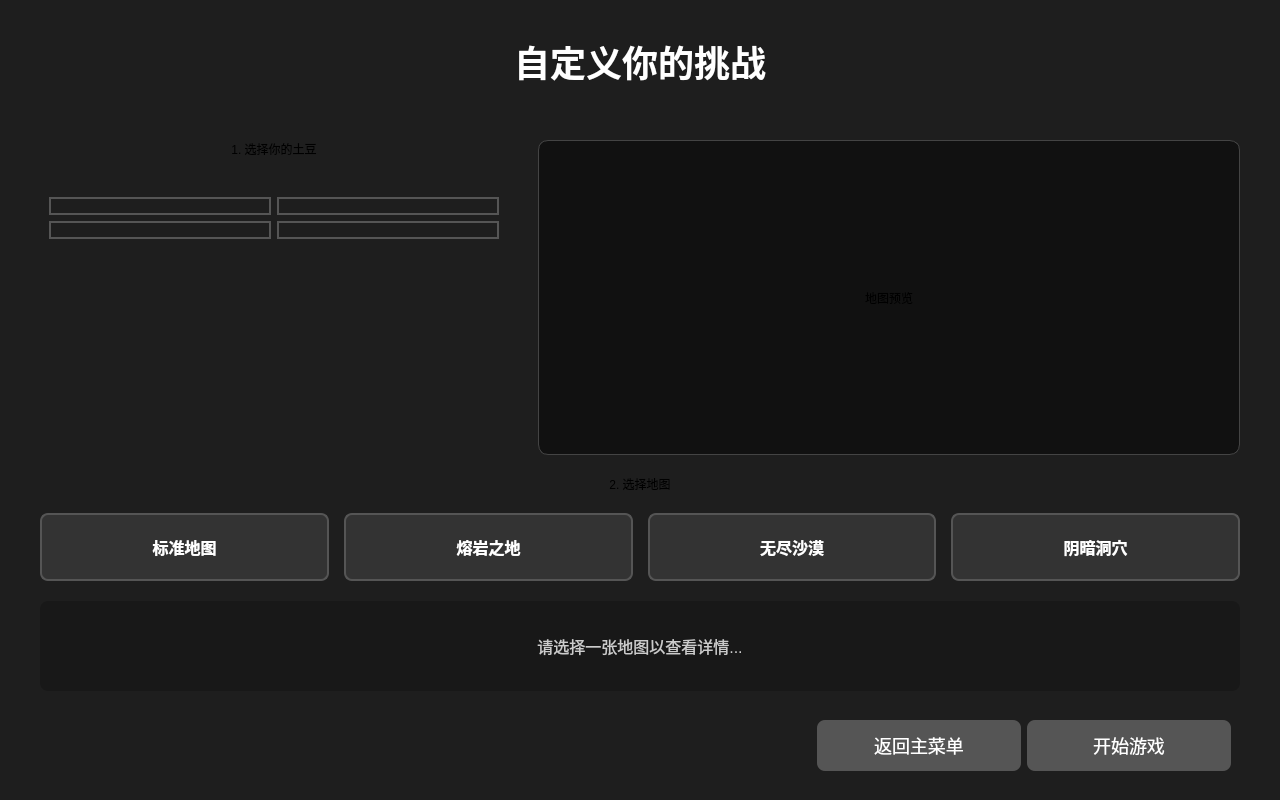
<?xml version="1.0" encoding="UTF-8"?>
<ui version="4.0">
 <class>Choose</class>
 <widget class="QWidget" name="Choose">
  <property name="geometry">
   <rect>
    <x>0</x>
    <y>0</y>
    <width>1280</width>
    <height>800</height>
   </rect>
  </property>
  <property name="windowTitle">
   <string>Form</string>
  </property>
  <property name="styleSheet">
   <string notr="true">QWidget#Choose {
    background-color: #1e1e1e;
    color: #f0f0f0;
}

/* 主要标题 */
QLabel#titleLabel {
    font-size: 36px;
    font-weight: bold;
    color: white;
    padding: 15px;
    border-bottom: 2px solid #444;
    margin-bottom: 15px;
}

/* 分区标题 */
QLabel.sectionTitleLabel {
    font-size: 22px;
    font-weight: bold;
    color: #FFD700; /* 金色标题 */
    margin-top: 10px;
    margin-bottom: 5px;
}

/* 角色按钮容器 */
#characterButtonsContainer QPushButton {
    background-color: transparent;
    border: 2px solid #555;
    border-radius: 10px;
}
#characterButtonsContainer QPushButton:hover {
    border-color: #888;
}
#characterButtonsContainer QPushButton:checked {
	background-color: rgba(255, 215, 0, 0.2); /* 选中时有淡金色背景 */
	border: 2px solid #FFD700;
}

/* 地图选择按钮 */
#mapSelectionContainer QPushButton {
    color: white;
    background-color: #333;
    border: 2px solid #555;
    border-radius: 8px;
    padding: 12px;
    font-size: 16px;
	font-weight: bold;
    min-height: 40px;
}
#mapSelectionContainer QPushButton:hover {
    background-color: #444;
    border-color: #777;
}
#mapSelectionContainer QPushButton:checked {
	background-color: #5a5a5a;
	border: 2px solid #FFD700;
}

/* 地图预览和描述 */
#mapPreviewLabel {
    background-color: #111;
    border: 1px solid #444;
    border-radius: 10px;
}
#mapDescriptionLabel {
    color: #ccc;
    font-size: 16px;
    padding: 15px;
    background-color: rgba(0, 0, 0, 0.2);
    border-radius: 8px;
    min-height: 60px;
}

/* 底部确认按钮 */
#confirmationButtonsContainer QPushButton {
    font-size: 18px;
    padding: 12px;
    min-width: 180px;
    border-radius: 8px;
    background-color: #555;
    color: white;
}
#confirmationButtonsContainer QPushButton:hover {
    background-color: #666;
}
#confirmButton {
    background-color: #007ACC; /* 确认按钮用蓝色 */
}
#confirmButton:hover {
    background-color: #008ae6;
}</string>
  </property>
  <layout class="QVBoxLayout" name="mainVerticalLayout" stretch="0,1,0,0,0,0">
   <property name="spacing">
    <number>20</number>
   </property>
   <property name="leftMargin">
    <number>40</number>
   </property>
   <property name="topMargin">
    <number>20</number>
   </property>
   <property name="rightMargin">
    <number>40</number>
   </property>
   <property name="bottomMargin">
    <number>20</number>
   </property>
   <item>
    <widget class="QLabel" name="titleLabel">
     <property name="text">
      <string>自定义你的挑战</string>
     </property>
     <property name="alignment">
      <set>Qt::AlignCenter</set>
     </property>
    </widget>
   </item>
   <item>
    <layout class="QHBoxLayout" name="middleSectionLayout" stretch="2,3">
     <property name="spacing">
      <number>30</number>
     </property>
     <item>
      <layout class="QVBoxLayout" name="leftPanel">
       <item>
        <widget class="QLabel" name="characterSectionLabel">
         <property name="text">
          <string>1. 选择你的土豆</string>
         </property>
         <property name="alignment">
          <set>Qt::AlignCenter</set>
         </property>
         <property name="class" stdset="0">
          <string>sectionTitleLabel</string>
         </property>
        </widget>
       </item>
       <item>
        <widget class="QWidget" name="characterButtonsContainer" native="true">
         <layout class="QGridLayout" name="characterGridLayout">
          <item row="0" column="0">
           <widget class="QPushButton" name="allrounderButton">
            <property name="toolTip">
             <string>全能者</string>
            </property>
            <property name="text">
             <string/>
            </property>
            <property name="icon">
             <iconset resource="resources.qrc">
              <normaloff>:/images/quanneng.png</normaloff>:/images/quanneng.png</iconset>
            </property>
            <property name="iconSize">
             <size>
              <width>128</width>
              <height>128</height>
             </size>
            </property>
            <property name="checkable">
             <bool>true</bool>
            </property>
            <property name="autoExclusive">
             <bool>true</bool>
            </property>
           </widget>
          </item>
          <item row="0" column="1">
           <widget class="QPushButton" name="fighterButton">
            <property name="toolTip">
             <string>斗士</string>
            </property>
            <property name="text">
             <string/>
            </property>
            <property name="icon">
             <iconset resource="resources.qrc">
              <normaloff>:/images/doushi.png</normaloff>:/images/doushi.png</iconset>
            </property>
            <property name="iconSize">
             <size>
              <width>128</width>
              <height>128</height>
             </size>
            </property>
            <property name="checkable">
             <bool>true</bool>
            </property>
            <property name="autoExclusive">
             <bool>true</bool>
            </property>
           </widget>
          </item>
          <item row="1" column="0">
           <widget class="QPushButton" name="doctorButton">
            <property name="toolTip">
             <string>医生</string>
            </property>
            <property name="text">
             <string/>
            </property>
            <property name="icon">
             <iconset resource="resources.qrc">
              <normaloff>:/images/doctor.png</normaloff>:/images/doctor.png</iconset>
            </property>
            <property name="iconSize">
             <size>
              <width>128</width>
              <height>128</height>
             </size>
            </property>
            <property name="checkable">
             <bool>true</bool>
            </property>
            <property name="autoExclusive">
             <bool>true</bool>
            </property>
           </widget>
          </item>
          <item row="1" column="1">
           <widget class="QPushButton" name="bullButton">
            <property name="toolTip">
             <string>公牛</string>
            </property>
            <property name="text">
             <string/>
            </property>
            <property name="icon">
             <iconset resource="resources.qrc">
              <normaloff>:/images/gongniu.png</normaloff>:/images/gongniu.png</iconset>
            </property>
            <property name="iconSize">
             <size>
              <width>128</width>
              <height>128</height>
             </size>
            </property>
            <property name="checkable">
             <bool>true</bool>
            </property>
            <property name="autoExclusive">
             <bool>true</bool>
            </property>
           </widget>
          </item>
         </layout>
        </widget>
       </item>
       <item>
        <spacer name="verticalSpacer_2">
         <property name="orientation">
          <enum>Qt::Vertical</enum>
         </property>
         <property name="sizeHint" stdset="0">
          <size>
           <width>20</width>
           <height>40</height>
          </size>
         </property>
        </spacer>
       </item>
      </layout>
     </item>
     <item>
      <widget class="QLabel" name="mapPreviewLabel">
       <property name="sizePolicy">
        <sizepolicy hsizetype="Expanding" vsizetype="Expanding">
         <horstretch>0</horstretch>
         <verstretch>0</verstretch>
        </sizepolicy>
       </property>
       <property name="text">
        <string>地图预览</string>
       </property>
       <property name="alignment">
        <set>Qt::AlignCenter</set>
       </property>
      </widget>
     </item>
    </layout>
   </item>
   <item>
    <widget class="QLabel" name="mapSectionLabel">
     <property name="text">
      <string>2. 选择地图</string>
     </property>
     <property name="alignment">
      <set>Qt::AlignCenter</set>
     </property>
     <property name="class" stdset="0">
      <string>sectionTitleLabel</string>
     </property>
    </widget>
   </item>
   <item>
    <widget class="QWidget" name="mapSelectionContainer" native="true">
     <layout class="QHBoxLayout" name="mapButtonsLayout">
      <property name="spacing">
       <number>15</number>
      </property>
      <property name="leftMargin">
       <number>0</number>
      </property>
      <property name="topMargin">
       <number>0</number>
      </property>
      <property name="rightMargin">
       <number>0</number>
      </property>
      <property name="bottomMargin">
       <number>0</number>
      </property>
      <item>
       <widget class="QPushButton" name="mapButton_default">
        <property name="text">
         <string>标准地图</string>
        </property>
        <property name="checkable">
         <bool>true</bool>
        </property>
        <property name="autoExclusive">
         <bool>true</bool>
        </property>
       </widget>
      </item>
      <item>
       <widget class="QPushButton" name="mapButton_lava">
        <property name="text">
         <string>熔岩之地</string>
        </property>
        <property name="checkable">
         <bool>true</bool>
        </property>
        <property name="autoExclusive">
         <bool>true</bool>
        </property>
       </widget>
      </item>
      <item>
       <widget class="QPushButton" name="mapButton_desert">
        <property name="text">
         <string>无尽沙漠</string>
        </property>
        <property name="checkable">
         <bool>true</bool>
        </property>
        <property name="autoExclusive">
         <bool>true</bool>
        </property>
       </widget>
      </item>
      <item>
       <widget class="QPushButton" name="mapButton_cave">
        <property name="text">
         <string>阴暗洞穴</string>
        </property>
        <property name="checkable">
         <bool>true</bool>
        </property>
        <property name="autoExclusive">
         <bool>true</bool>
        </property>
       </widget>
      </item>
     </layout>
    </widget>
   </item>
   <item>
    <widget class="QLabel" name="mapDescriptionLabel">
     <property name="text">
      <string>请选择一张地图以查看详情...</string>
     </property>
     <property name="alignment">
      <set>Qt::AlignCenter</set>
     </property>
     <property name="wordWrap">
      <bool>true</bool>
     </property>
    </widget>
   </item>
   <item>
    <widget class="QWidget" name="confirmationButtonsContainer" native="true">
     <layout class="QHBoxLayout" name="confirmationLayout">
      <item>
       <spacer name="horizontalSpacer">
        <property name="orientation">
         <enum>Qt::Horizontal</enum>
        </property>
        <property name="sizeHint" stdset="0">
         <size>
          <width>40</width>
          <height>20</height>
         </size>
        </property>
       </spacer>
      </item>
      <item>
       <widget class="QPushButton" name="backButton">
        <property name="text">
         <string>返回主菜单</string>
        </property>
       </widget>
      </item>
      <item>
       <widget class="QPushButton" name="confirmButton">
        <property name="text">
         <string>开始游戏</string>
        </property>
       </widget>
      </item>
     </layout>
    </widget>
   </item>
  </layout>
 </widget>
 <resources>
  <include location="resources.qrc"/>
 </resources>
 <connections/>
</ui>
